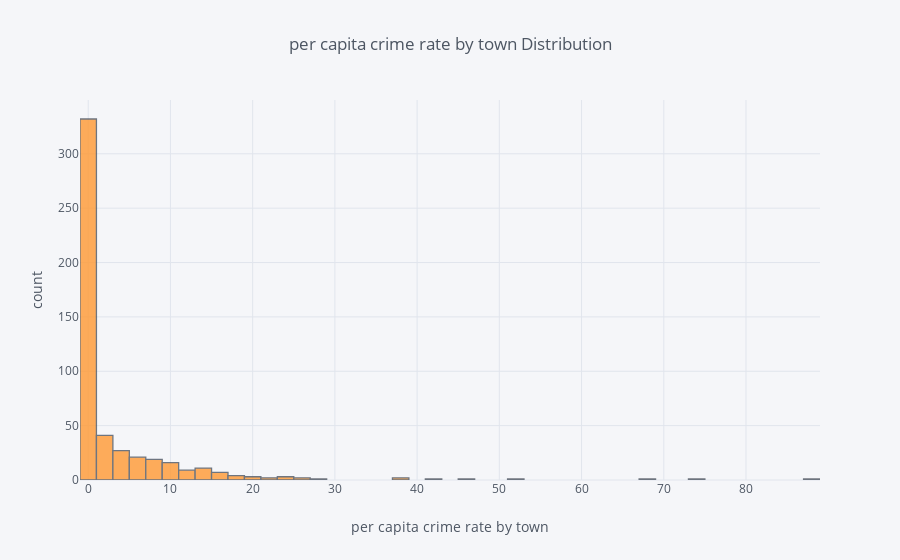

Notebook cell for this chart:
### Markdown cell above
## Interactive Histogram

- Collect the list of descriptions and column names (Key and value)
- Make a drop-down selection to see different variables (Drop down should include key and value)

### Code cell
df['CRIM'].iplot(kind='hist', xTitle='per capita crime rate by town', yTitle='count', title='per capita crime rate by town Distribution')

### Figure 1 — Plotly figure (JSON) as saved in the notebook; plotly's stock layout.template omitted (floating-point values rounded to 4 significant figures; data arrays with more than 128 entries replaced by an {"elided": "..."} marker saying what was removed)
{"data": [{"histfunc": "count", "histnorm": "", "marker": {"color": "rgba(255, 153, 51, 1.0)", "line": {"color": "#4D5663", "width": 1.3}}, "name": "CRIM", "opacity": 0.8, "orientation": "v", "type": "histogram", "uid": "e89b3fba-9055-4410-a829-5fa523e93576", "x": {"elided": "506 float values"}}], "layout": {"barmode": "overlay", "legend": {"bgcolor": "#F5F6F9", "font": {"color": "#4D5663"}}, "paper_bgcolor": "#F5F6F9", "plot_bgcolor": "#F5F6F9", "title": "per capita crime rate by town Distribution", "titlefont": {"color": "#4D5663"}, "xaxis": {"gridcolor": "#E1E5ED", "showgrid": true, "tickfont": {"color": "#4D5663"}, "title": "per capita crime rate by town", "titlefont": {"color": "#4D5663"}, "zerolinecolor": "#E1E5ED"}, "yaxis": {"gridcolor": "#E1E5ED", "showgrid": true, "tickfont": {"color": "#4D5663"}, "title": "count", "titlefont": {"color": "#4D5663"}, "zerolinecolor": "#E1E5ED"}}}
